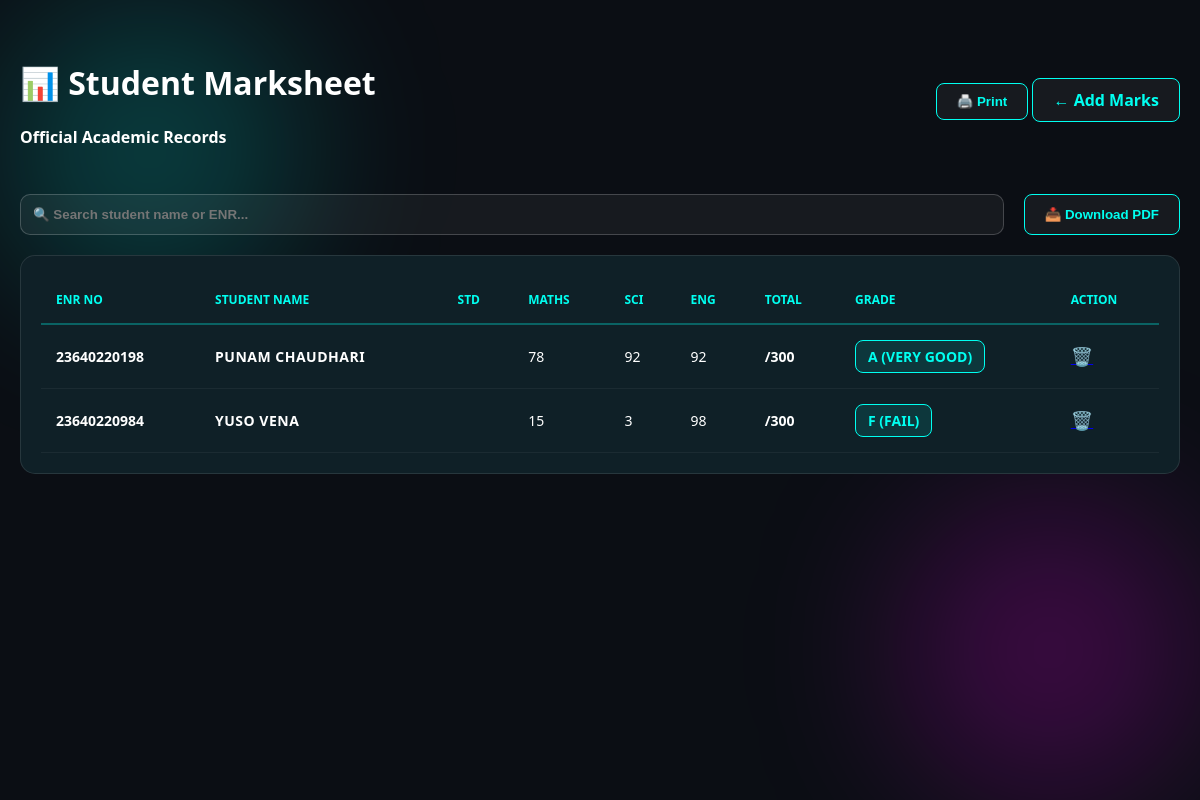
The app's page /view_marks/ with its own data.
### analyser/models.py (models this page shows, shortened)
class StudentMark(models.Model):
    STANDARD_CHOICES = [
        ('10', 'Grade 10'),
        ('11', 'Grade 11'),
        ('12', 'Grade 12'),
    ]
    student_name = models.CharField(max_length=100)
    enrollment_no = models.CharField(max_length=50, unique=True)
    standard = models.CharField(max_length=2, choices=STANDARD_CHOICES)
    maths = models.PositiveIntegerField()
    science = models.PositiveIntegerField()
    english = models.PositiveIntegerField()
    total_marks = models.PositiveIntegerField()
    grade = models.CharField(max_length=20)
    created_at = models.DateTimeField(auto_now_add=True)
    from django.db import models

### analyser/views.py (the view)
# urls.py: path('view_marks/', views.view_marks, name='view_marks'),
def view_marks(request):
    marks = StudentMark.objects.all().order_by('student_name')
    return render(request, "view_marks.html", {
        "marks": marks
    })

### templates/view_marks.html (shortened to what this page needs)
<!DOCTYPE html>
<html lang="en">
     {% load static %}
<head>
    <link rel="stylesheet" href="{% static 'view_marks.css'%}">
</head>
<body>
    <div class="bg-animation">
        <div class="blob"></div>
        <div class="blob"></div>
    </div>
    <div class="view-marks-page">
        <header class="view-header">
            <div>
                <h1><strong>📊 Student Marksheet</strong></h1>
                <p><strong>Official Academic Records</strong></p>
            </div>
            <div class="header-btns">
                <button onclick="window.print()" class="print-btn"><strong>🖨️ Print</strong></button>
                <a href="marks.html" class="back-btn"><strong>← Add Marks</strong></a>
            </div>
        </header>
        <div class="actions-bar no-print">
            <input type="text" id="searchInput" class="search-box" placeholder="🔍 Search student name or ENR...">
            <button onclick="downloadPDF()" class="download-btn"><strong>📥 Download PDF</strong></button>
        </div>
        <div id="pdf-content" class="table-container">
            <table>
                <thead>
                    <tr>
                        <th><strong>ENR NO</strong></th>
                        <th><strong>STUDENT NAME</strong></th>
                        <th><strong>STD</strong></th>
                        <th><strong>MATHS</strong></th>
                        <th><strong>SCI</strong></th>
                        <th><strong>ENG</strong></th>
                        <th><strong>TOTAL</strong></th>
                        <th><strong>GRADE</strong></th>
                        <th class="no-print"><strong>ACTION</strong></th>
                    </tr>
                </thead>
               <tbody>
    {% for student in marks %}
    <tr>
        <td><strong>{{ student.enrollment_no }}</strong></td>
        <td class="pdf-name-fix">
            <strong>{{ student.student_name|upper }}</strong>
        </td>
        <td><strong>{{ student.std }}</strong></td>
        <td>{{ student.maths }}</td>
        <td>{{ student.science }}</td>
        <td>{{ student.english }}</td>
        <td><strong>{{ student.total }}/300</strong></td>
        <td>
            <span class="grade-badge {% if 'Fail' in student.grade %}fail-grade{% endif %}">
                <strong>{{ student.grade }}</strong>
            </span>
        </td>
        <td class="no-print">
            <a href="{% url 'delete_marks' student.id %}" class="delete-btn">🗑️</a>
        </td>
    </tr>
    {% empty %}
    <tr>
        <td colspan="9" style="text-align:center; padding:40px;">
            <strong>No records found.</strong>
        </td>
    </tr>
    {% endfor %}
</tbody>
            </table>
        </div>
    </div>
</body>
</html>

### static/view_marks.css (style rules this page uses)
body { margin: 0; font-family: 'Segoe UI', sans-serif; background: #0b0e14; color: white; }
.bg-animation { position: fixed; width: 100%; height: 100%; z-index: -1; filter: blur(80px); }
.blob { position: absolute; width: 300px; height: 300px; border-radius: 50%; opacity: 0.2; background: #00fff0; }
.blob:nth-child(2) { right: 0; bottom: 0; background: #ff00ff; }
.view-marks-page { max-width: 1200px; margin: auto; padding: 40px 20px; }
.view-header { display: flex; justify-content: space-between; align-items: center; margin-bottom: 30px; }
.print-btn, .back-btn, .download-btn { padding: 10px 20px; border-radius: 8px; cursor: pointer; text-decoration: none; background: rgba(255,255,255,0.05); color: #00fff0; border: 1px solid #00fff0; transition: 0.3s; }
.actions-bar { display: flex; gap: 20px; margin-bottom: 20px; }
.search-box { flex: 1; padding: 12px; border-radius: 10px; border: 1px solid rgba(255,255,255,0.2); background: rgba(255,255,255,0.05); color: white; font-weight: bold; }
.table-container { background: #0f2027; border-radius: 15px; border: 1px solid rgba(255,255,255,0.1); padding: 20px; }
table { width: 100%; border-collapse: collapse; }
th { color: #00fff0; text-align: left; padding: 15px; border-bottom: 2px solid rgba(0,255,240,0.3); font-size: 12px; }
td { padding: 15px; border-bottom: 1px solid rgba(255,255,255,0.05); font-size: 14px; }
.pdf-name-fix { color: #fff; letter-spacing: 0.5px; }
.grade-badge { background: rgba(0,255,240,0.1); color: #00fff0; padding: 6px 12px; border-radius: 8px; border: 1px solid #00fff0; display: inline-block; }
.delete-btn { background: none; border: none; cursor: pointer; font-size: 18px; transition: 0.2s; }

### records on screen
StudentMark: enrollment_no "23640220198", student_name "PUNAM CHAUDHARI", maths "78", science "92", english "92", grade "A (VERY GOOD)"
StudentMark: enrollment_no "23640220984", student_name "YUSO VENA", maths "15", science "3", english "98", grade "F (FAIL)"
